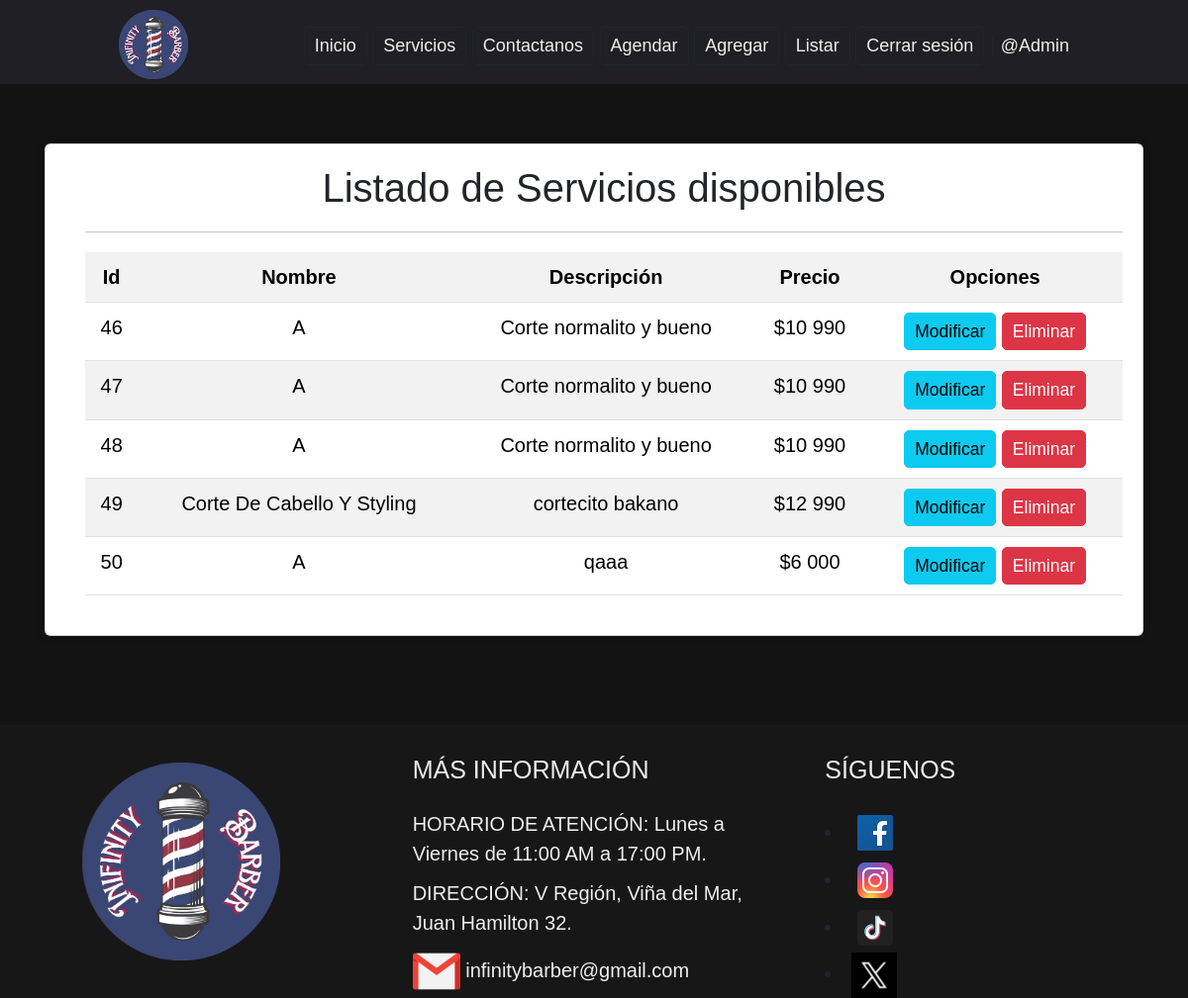
Screenshot of /listar/ (signed in) with the database file from the repository.
### App/models.py (models this page shows, shortened)
class Servicio(models.Model):
    nombre = models.CharField(max_length=50, verbose_name="Nombre")
    descripcion = models.CharField(max_length=50, verbose_name="Descripción")
    imagen = models.ImageField(upload_to='img/servicios', verbose_name="Imagen del servicio", null=True)
    precio =  models.IntegerField(verbose_name="Precio")

### App/views.py (the view)
# urls.py: path('listar/', list, name="list"),
@permission_required('app.view_servicio')
def list(request):
    servicios = Servicio.objects.all()
    page = request.GET.get('page', 1)
    try:
        paginator = Paginator(servicios, 5)
        servicios = paginator.page(page)
    except:
        raise Http404
    data={
        'entity':servicios,
        'paginator':paginator
    }
    return render(request, 'app/crud/list.html', data)

### App/templates/app/crud/list.html (shortened to what this page needs)
{%extends 'app/base.html'%}
{%load static%}
{%block css%}
<link rel="stylesheet" href="{%static 'css/base.css'%}">
<link rel="stylesheet" href="{%static 'css/crud.css'%}">
{%endblock css%}
{%block content%}
{%load static%}
<br>
<br>
<div class="container">
    <div class="card">
        <div class="card-body">
            <h2>Listado de Servicios disponibles</h2>
            <hr>
            <table class="table table-striped table-hover table-responsive-sm">
                <tr>
                    <th>Id</th>
                    <th>Nombre</th>
                    <th>Descripción</th>
                    <th>Precio</th>
                    <th>Opciones</th>
                </tr>
                {%for s in entity%}
                    <tr>
                        <td>{{ s.id}}</td>
                        <td>{{ s.nombre | title }}</td>
                        <td>{{ s.descripcion }}</td>
                        <td>${{ s.precio }}</td>
                        <td>
                            {%if perms.app.change_servicio%}
                                <a href="{%url 'modify' s.id%}" class="btn btn-info btn-sm">Modificar</a>
                            {%endif%}
                            {%if perms.app.delete_servicio%}
                                <a href="#" onclick="delete_service({{s.id}})" class="btn btn-danger btn-sm">Eliminar</a>
                            {%endif%}
                        </td>
                    </tr>
                {%endfor%}
            </table>
        </div>
    </div>
</div>
<br>
<br>
{%endblock content%}

### App/templates/app/base.html (shortened to what this page needs)
<!DOCTYPE html>
<html lang="es">
<head>
    {%load static%}
    {% load bootstrap5 %}
    {% bootstrap_css %}
    {%block css%}{%endblock css%}
</head>
<body>
    {%load static%}
    <header class="header">
      <div class="logo">
        <a href="{%url 'home'%}"><img src="{%static 'img/icons/iconInfinity.png'%}" alt="Logo"></a>
      </div>
      <nav>
        <ul class="nav-links">
          <li><a href="{%url 'home'%}" class="btn btn-outline-dark btn-sm">Inicio</a></li>
          <li><a href="{%url 'services'%}"class="btn btn-outline-dark btn-sm">Servicios</a></li>
          <li><a href="{%url 'contact'%}"class="btn btn-outline-dark btn-sm">Contactanos</a></li>
          <li><a href="{%url 'reserve'%}"class="btn btn-outline-dark btn-sm">Agendar</a></li>
          {%if perms.app.add_servicio%}
            <li><a href="{%url 'add'%}"class="btn btn-outline-dark btn-sm">Agregar</a></li>
          {%endif%}
          {%if perms.app.view_servicio%}
            <li><a href="{%url 'list'%}"class="btn btn-outline-dark btn-sm">Listar</a></li>
          {%endif%}
          {%if user.is_authenticated%}
          <li><a href="{%url 'logout'%}" class="btn btn-outline-dark btn-sm">Cerrar sesión</a></li> |
          <li ><a href="#" >@{{user.username}}</a></li>
          {%else%}
          <li><a href="{%url 'login'%}">Iniciar sesión</a></li>
          {%endif%}
        </ul>
      </nav>
      <div class="overlay" id="mobile-menu" >
        <div class="overlay-content">
          <a href="{%url 'contact'%}">Contactanos</a>
        </div>
      </div>
    </header>
    <div id="content">
      {% block content %}
      {% endblock content%}
    </div>
    <br>
    <footer class="footer">
      <div class="group-1">
        <div class="box">
            <figure><a href="{%url 'home'%}"><img src="{%static 'img/icons/iconInfinity.png'%}" alt="Logo"></a></figure>
        </div>
        <div class="box">
          <br>
            <h2>MÁS INFORMACIÓN</h2>
            <p>HORARIO DE ATENCIÓN: Lunes a Viernes de 11:00 AM a 17:00 PM.</p>
            <p>DIRECCIÓN: V Región, Viña del Mar, Juan Hamilton 32.</p>
            <a href="https://www.gmail.com"><img src="{%static 'img/icons/iconGm.png'%}" alt="Correo">  infinitybarber@gmail.com</a>
        </div>
        <div class="box">
          <br>
            <h2>SÍGUENOS</h2>
            <div class="red-social">
                <li><a href="https://www.facebook.com"><img src="{%static 'img/icons/iconFb.png'%}" alt="Icono FB"></a></li>
                <li><a href="https://www.instagram.com"><img src="{%static 'img/icons/iconIG.png'%}" alt="Icono IG"></a></li>
                <li><a href="https://www.tiktok.com"><img src="{%static 'img/icons/iconTok.png'%}" alt="Icono TikTok"></a></li>
                <li><a href="https://www.twitter.com"><img src="{%static 'img/icons/iconX.png'%}" alt="Icono Twitter"></a></li>
            </div>
        </div>
      </div>
    </footer>
</body>
</html>

### App/static/css/base.css (style rules this page uses)
* { box-sizing: border-box; margin: 0; padding: 0; font-family:'Merriweather', sans-serif; font-size : 20px; }
body { min-width: 400px; display: grid; min-height: 100vh; grid-template-rows: auto 1fr auto; background-position: center center; background-repeat: no-repeat; background-size: cover; background-attachment: fixed; }
.header { background-color: #1F1F25; display: flex; justify-content: flex-end; align-items:end; height: 85px; padding: 5px 10%; }
.header .logo { cursor: pointer; margin-right: auto; }
.header .logo img { height: 70px; width: auto; transition: all 0.3s; }
.header .nav-links { list-style: none; }
.header .nav-links li { display: inline-block; padding-top: 10px; height: 40px; }
.header .nav-links a { font-size: 18px; color: #eceff1; }
.header a { text-decoration: none; }
.header .overlay { height: 100%; width: 0; position: fixed; z-index: 1; left: 0; top: 0; background-color: rgba(33, 49, 63, .95); overflow: hidden; transition: all 0.3s ease 0s; }
.header .overlay .overlay-content { display: flex; height: 100%; flex-direction: column; align-items: center; justify-content: center; }
.header .overlay a { padding: 15px; font-size: 36px; display: block; transition: all 0.3s ease 0s; font-weight: 700; color: #eceff1; }
.footer { width: 100%; background-color: #171718; display: inline-block; }
.footer .group-1 { width: 100%; max-width: 1200px; margin: auto; display: grid; grid-template-columns: repeat(3, 1fr); grid-gap: 50px; padding: auto; }
.footer .group-1 .box figure { width: 100%; height: 100%; display: flex; justify-content: center; align-items: center; }
.footer .group-1 .box figure img { width: 200px; height: 200px; transition: all 0.3s; }
.footer .group-1 .box h2 { display: inline-block; color: #eceff1; margin-bottom: 25px; font-size: 25px; font-family:'Franklin Gothic Medium', 'Arial Narrow', Arial, sans-serif; }
.footer .group-1 .box p { color: #efefef; margin-bottom: 10px; }
.footer .group-1 .box a { text-decoration: none; color: #efefef; }
.footer .group-1 .red-social a { display: inline-block; line-height: 45px; transition: all 0.3s ease; margin-right: 10px; }

### App/static/css/crud.css (style rules this page uses)
body { background-color: #141313; background-position: center center; background-repeat: no-repeat; background-size: cover; background-attachment: fixed; }
table { background-color: #efefef; }
.card { width: 100%; padding-left: 20px; border-radius: 6px; overflow: hidden; background:#fff; box-shadow: 0px 1px 10px rgba(0,0,0,0.2); transition: all 400ms ease-out; cursor: default; justify-content: center; text-align: center; }

### rows the page displays
Servicio: id "46", nombre "A", descripcion "Corte normalito y bueno", precio "10 990"
Servicio: id "47", nombre "A", descripcion "Corte normalito y bueno", precio "10 990"
Servicio: id "48", nombre "A", descripcion "Corte normalito y bueno", precio "10 990"
Servicio: id "49", nombre "Corte De Cabello Y Styling", descripcion "cortecito bakano", precio "12 990"
Servicio: id "50", nombre "A", descripcion "qaaa", precio "6 000"

### other values shown
{{ user.username }} "Admin"
